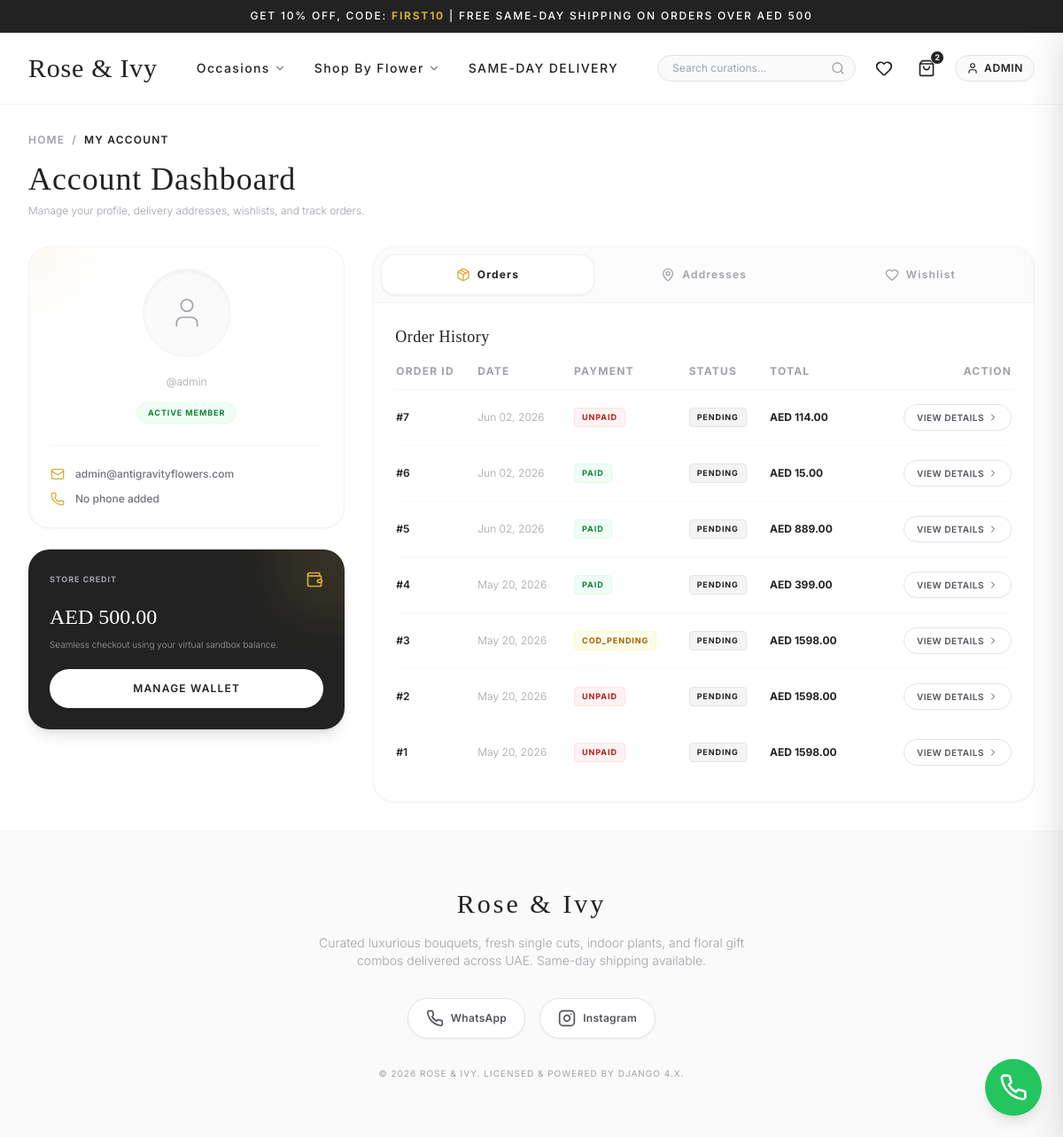
/accounts/profile/ (signed in), run on an earlier commit of the app's database.
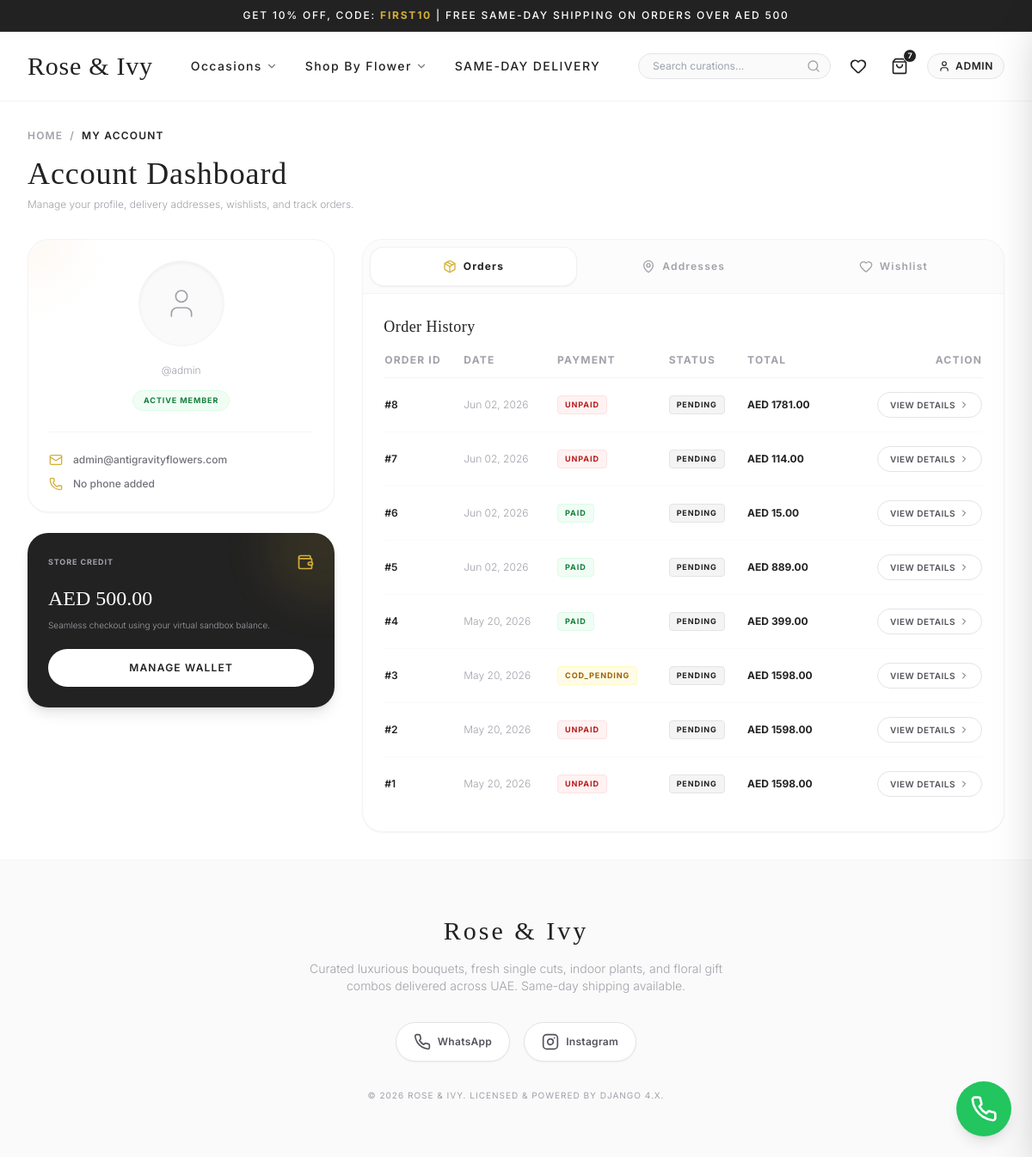
And on a later commit of the database.
### orders/models.py (models this page shows, shortened)
class Order(models.Model):
    ORDER_STATUS = (
        ('Pending', 'Pending'),
        ('Processing', 'Processing'),
        ('Shipped', 'Shipped'),
        ('Delivered', 'Delivered'),
    )
    PAYMENT_STATUS = (
        ('UNPAID', 'Unpaid'),
        ('PAID', 'Paid'),
        ('FAILED', 'Failed'),
    )
    PAYMENT_METHODS = (
        ('RAZORPAY', 'UPI/Net Banking (Razorpay)'),
    )
    user = models.ForeignKey(User, on_delete=models.CASCADE, related_name='orders')
    address = models.ForeignKey(Address, on_delete=models.SET_NULL, null=True, blank=True)
    total = models.DecimalField(max_digits=10, decimal_places=2)
    coupon = models.ForeignKey(Coupon, on_delete=models.SET_NULL, null=True, blank=True)
    discount_amount = models.DecimalField(max_digits=10, decimal_places=2, default=0.00)
    payment_method = models.CharField(max_length=20, choices=PAYMENT_METHODS)
    payment_status = models.CharField(max_length=20, choices=PAYMENT_STATUS, default='UNPAID')
    order_status = models.CharField(max_length=20, choices=ORDER_STATUS, default='Pending')
    gateway_order_id = models.CharField(max_length=100, blank=True, null=True)
    created_at = models.DateTimeField(auto_now_add=True)
    class Meta:
        ordering = ['-created_at']

### accounts/views.py (the view)
# urls.py: path('profile/', views.profile_view, name='profile'),
@login_required
def profile_view(request):
    addresses = request.user.addresses.all()
    orders = request.user.orders.all()
    wishlist = Wishlist.objects.filter(user=request.user).select_related('product')
    context = {
        'addresses': addresses,
        'orders': orders,
        'wishlist': wishlist,
    }
    return render(request, 'accounts/profile.html', context)

### cart/context_processors.py (called while the page is built)
def cart_processor(request):
    cart_total_items = 0
    if request.user.is_authenticated:
        cart = Cart.objects.filter(user=request.user).first()
        if cart:
            cart_total_items = cart.total_items
    else:
        session_key = request.session.session_key
        if session_key:
            cart = Cart.objects.filter(session_key=session_key).first()
            if cart:
                cart_total_items = cart.total_items
    return {
        'cart_total_items': cart_total_items
    }

### cart/models.py (called while the page is built)
    @property
    def total_items(self):
        return sum(item.quantity for item in self.items.all())

### core/context_processors.py (called while the page is built)
def social_settings(request):
    return {
        'settings': {
            'WHATSAPP_PHONE_NUMBER': getattr(settings, 'WHATSAPP_PHONE_NUMBER', '971501234567'),
            'INSTAGRAM_USERNAME': getattr(settings, 'INSTAGRAM_USERNAME', 'roseandivyflowers'),
        }
    }

### templates/accounts/profile.html (shortened to what the changed rows need)
{% extends 'base.html' %}
{% load static %}
{% block content %}
<div class="mb-8 select-none">
    <h1 class="font-serif text-3xl md:text-4xl font-medium text-brandCharcoal tracking-wide mb-2">Account Dashboard</h1>
</div>
<div class="grid grid-cols-1 lg:grid-cols-3 gap-8 items-start select-none">
    <div class="lg:col-span-1 space-y-6">
        <div class="bg-brandCharcoal text-white p-6 rounded-3xl shadow-lg relative overflow-hidden">
            <h2 class="font-serif text-2xl font-medium text-white mb-2">AED {{ user.wallet.balance|default:"0.00" }}</h2>
        </div>
    </div>
    <div class="lg:col-span-2 space-y-6">
        <div class="bg-white border border-zinc-100 rounded-3xl shadow-sm overflow-hidden">
            <div class="p-6">
                <div id="tab-panel-orders" class="space-y-4">
                    {% if orders %}
                        <div class="overflow-x-auto">
                            <table class="w-full text-left border-collapse text-xs">
                                <thead>
                                    <tr class="border-b border-zinc-100 font-bold uppercase tracking-widest text-zinc-400 pb-3">
                                        <th class="pb-3">Order ID</th>
                                        <th class="pb-3">Date</th>
                                        <th class="pb-3">Payment</th>
                                        <th class="pb-3">Status</th>
                                        <th class="pb-3">Total</th>
                                        <th class="pb-3 text-end">Action</th>
                                    </tr>
                                </thead>
                                <tbody class="divide-y divide-zinc-50 text-zinc-600 font-medium">
                                    {% for order in orders %}
                                        <tr class="hover:bg-zinc-50/20 transition-colors">
                                            <td class="py-4 text-brandCharcoal font-semibold">#{{ order.id }}</td>
                                            <td class="py-4 text-zinc-400 font-light">{{ order.created_at|date:"M d, Y" }}</td>
                                            <td class="py-4">
                                                <span class="inline-block text-[9px] uppercase tracking-widest font-bold px-2 py-0.5 rounded {% if order.payment_status == 'PAID' %}bg-green-50 text-green-700 border border-green-100{% elif order.payment_status == 'COD_PENDING' %}bg-yellow-50 text-yellow-700 border border-yellow-100{% else %}bg-red-50 text-red-700 border border-red-100{% endif %}">
                                                    {{ order.get_payment_status_display }}
                                                </span>
                                            </td>
                                            <td class="py-4">
                                                <span class="inline-block text-[9px] uppercase tracking-widest font-bold px-2 py-0.5 rounded bg-zinc-100 text-brandCharcoal border border-zinc-200">
                                                    {{ order.order_status }}
                                                </span>
                                            </td>
                                            <td class="py-4 font-sans font-bold text-brandCharcoal">AED {{ order.total }}</td>
                                            <td class="py-4 text-end">
                                                <a href="{% url 'orders:order_detail' order.id %}" class="inline-flex items-center gap-1 border border-zinc-200 hover:border-brandGold hover:text-brandGold transition-all text-[10px] uppercase tracking-wider px-3.5 py-1.5 rounded-full font-semibold">
                                                    View Details <i data-lucide="chevron-right" class="w-3 h-3"></i>
                                                </a>
                                            </td>
                                        </tr>
                                    {% endfor %}
                                </tbody>
                            </table>
                        </div>
                    {% endif %}
                </div>
            </div>
        </div>
    </div>
</div>
{% endblock %}

### templates/base.html (shortened to what the changed rows need)
{% load static %}
<!DOCTYPE html>
<html lang="en">
<head>
    <script src="https://cdn.tailwindcss.com"></script>
</head>
<body class="bg-brandWhite text-brandCharcoal font-sans min-h-screen flex flex-col antialiased">
    <header class="sticky top-0 bg-white/95 backdrop-blur-md z-40 border-b border-zinc-100 transition-all">
        <div class="max-w-7xl mx-auto px-4 sm:px-6 lg:px-8 h-20 flex items-center justify-between">
            <div class="flex items-center gap-4">
                <button onclick="openCartDrawer()" class="text-brandCharcoal hover:text-brandGold p-1.5 transition-colors relative" title="Shopping Bag">
                    <i data-lucide="shopping-bag" class="w-5 h-5"></i>
                    <span id="cart-badge" class="absolute -top-1 -right-1 bg-brandCharcoal text-white text-[9px] font-bold rounded-full w-4 h-4 flex items-center justify-center border border-white">
                        {{ cart_total_items|default:0 }}
                    </span>
                </button>
            </div>
        </div>
    </header>
    <main class="flex-grow py-8 max-w-7xl mx-auto px-4 sm:px-6 lg:px-8 w-full">
        {% block content %}{% endblock %}
    </main>
</body>
</html>

What changed in the data, as far as the page shows it:
added Order: id "8", created_at "Jun 02, 2026", payment_status "UNPAID", order_status "PENDING", total "1781.00"
Also different on the page:
{{ cart_total_items|default:0 }}: "2" → "7"
